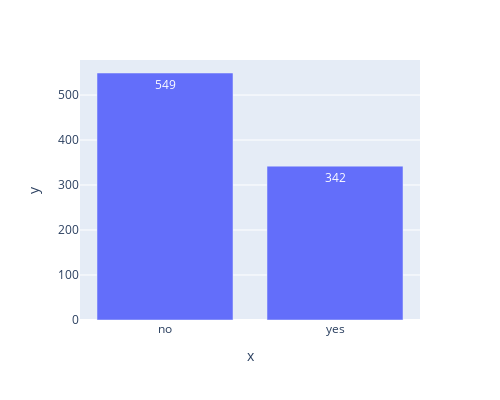

Notebook code cell kept with this figure:
### Code cell
df["survivor"] = df['Survived'].map({0:'no',1:'yes'})


px.bar(x=df['survivor'].value_counts().index,
       y=df['survivor'].value_counts().values,height=400,width=500,text_auto=True)


# around 550 are dead and only 342 are survived

### Figure 1 — Plotly figure (JSON) as saved in the notebook; plotly's stock layout.template omitted (floating-point values rounded to 4 significant figures)
{"data": [{"alignmentgroup": "True", "hovertemplate": "x=%{x}<br>y=%{y}<extra></extra>", "legendgroup": "", "marker": {"color": "#636efa", "pattern": {"shape": ""}}, "name": "", "offsetgroup": "", "orientation": "v", "showlegend": false, "textposition": "auto", "texttemplate": "%{y}", "type": "bar", "x": ["no", "yes"], "xaxis": "x", "y": [549, 342], "yaxis": "y"}], "layout": {"barmode": "relative", "height": 400, "legend": {"tracegroupgap": 0}, "margin": {"t": 60}, "width": 500, "xaxis": {"anchor": "y", "domain": [0, 1], "title": {"text": "x"}}, "yaxis": {"anchor": "x", "domain": [0, 1], "title": {"text": "y"}}}}
